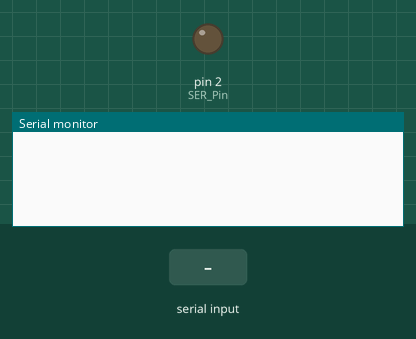
The sketch below on a simulated Arduino Uno, built with avr-gcc and run on an emulated ATmega328P. Parts: output pins drawn as LEDs (lit = HIGH), the last lines printed to the serial monitor. The test bench sets the inputs (shaded band). Pins used as bus, display or sensor lines are not drawn.

Above: at 1.2 s.
1.3 s: "90,45\n" received over Serial
At 3.5 s:
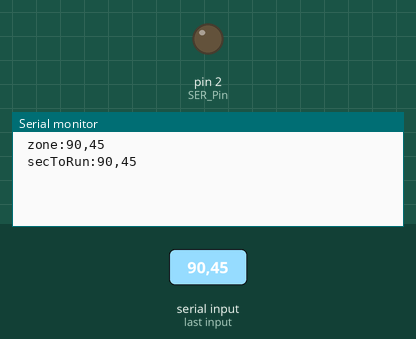
3.8 s: "5\n" received over Serial
At 5.3 s:
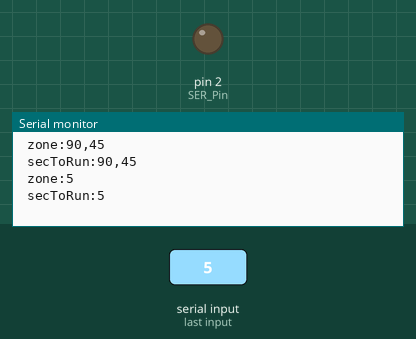
6.3 s: "1,90,45\n" received over Serial
At 8.8 s:
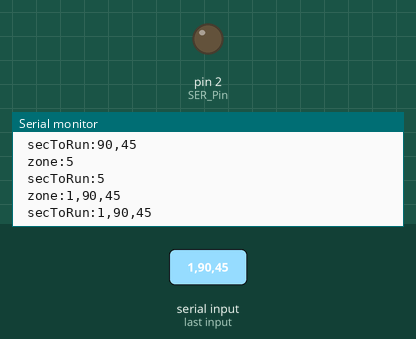

Measured:
- after the input at 1.3 s, the serial monitor: prints a new line after 1.0 s (image 1)
- after the input at 3.8 s, the serial monitor: prints a new line after 1.0 s (image 2)
- after the input at 6.3 s, the serial monitor: prints a new line after 1.0 s (image 3)

The sketch:

ArduinoMultiShiftRegister.ino
```cpp
class RelayDriver
{
  public: int zone;      // zoneID to turn on.
  public: bool isActive;
  private: long onTime;     // milliseconds of on-time
  // base byte array to send bytes from
  private: byte dataArray[9]; // array  to handle the 74595 chip states
  // set pins for relay control
  private: int SER_Pin = 2;
  private: int RCLK_Pin = 3;
  private: int SRCLK_Pin = 4;
  // Timing variable
  unsigned long previousMillis;   // will store the last time the relays were updated.

  // Constructor - creates a RelayDriver and initializes the member variables and state
  public: RelayDriver(){
    dataArray[0] = 0x00; //0b00000000 # All Off (sent twice shuts all off
    dataArray[1] = 0x01; //0b00000001 # Position 1 of chip on
    dataArray[2] = 0x02; //0b00000010 # Position 2 of chip on
    dataArray[3] = 0x04; //0b00000100 # Position 3 of chip on
    dataArray[4] = 0x08; //0b00001000 # Position 4 of chip on
    dataArray[5] = 0x10; //0b00010000 # Position 5 of chip on
    dataArray[6] = 0x20; //0b00100000 # Position 6 of chip on
    dataArray[7] = 0x40; //0b01000000 # Position 7 of chip on
    dataArray[8] = 0x80; //0b10000000 # Position 8 of chip on
    previousMillis = 0;
    isActive = false;
    onTime = 0;
    // set pins.
    pinMode(RCLK_Pin, OUTPUT);
    pinMode(SRCLK_Pin, OUTPUT);
    pinMode(SER_Pin, OUTPUT);
    // write initial state (All Off)
    digitalWrite(RCLK_Pin, 0);
    shiftOut(SER_Pin, SRCLK_Pin, dataArray[0]);
    shiftOut(SER_Pin, SRCLK_Pin, dataArray[0]);
    digitalWrite(RCLK_Pin, 1);
  }
  public: void Update()  // base update to turn everything OFF if running.
  {
    unsigned long currentMillis = millis();
    if (isActive){
      if(currentMillis - previousMillis >= onTime)
      {
        // write initial state (All Off)
        digitalWrite(RCLK_Pin, 0);
        shiftOut(SER_Pin, SRCLK_Pin, dataArray[0]);
        shiftOut(SER_Pin, SRCLK_Pin, dataArray[0]);
        digitalWrite(RCLK_Pin, 1);
        isActive=false;
      }
    } else {
      // shut all off always to be safe. (should be off)
      // keeps the 'static' at bay in circuit too, as it resets it often.
      digitalWrite(RCLK_Pin, 0);
      shiftOut(SER_Pin, SRCLK_Pin, dataArray[0]);
      shiftOut(SER_Pin, SRCLK_Pin, dataArray[0]);
      digitalWrite(RCLK_Pin, 1);
      isActive=false;
    }
  }
  public: void Update(int InZone, int InrunTimeSec) // this update changes the state, and sets timers
  {
    // zone is 2 parts, chip 2 gets sent first.
    // example: all off send 0,0 twice
    // example: position 1, send 0, 1
    // example: position 9, send 1, 0
    unsigned long currentMillis = millis();
    if (isActive){
      // do nothing, as it's already running.
    } else {
      // is off, turn on and set vals.
      onTime = InrunTimeSec * 1000;
      previousMillis = currentMillis;
      zone = InZone;
      digitalWrite(RCLK_Pin, 0);
      if (zone <= 8){ // lower set
        shiftOut(SER_Pin, SRCLK_Pin, dataArray[0]);         // shift second bit out as zeros/OFF
        shiftOut(SER_Pin, SRCLK_Pin, dataArray[zone]);      // shift out zone we want on
      } else { // upper set
        int relayPos = zone - 8;
        shiftOut(SER_Pin, SRCLK_Pin, dataArray[relayPos]);  // shift out zone we want on
        shiftOut(SER_Pin, SRCLK_Pin, dataArray[0]);         // shift second bit out as zeros/OFF
      }
      digitalWrite(RCLK_Pin, 1);
      isActive=true;
    }
}
  // this does the changing of the 74595 chips.
  void shiftOut(int myDataPin, int myClockPin, byte myDataOut) {
      //internal function setup
    int i=0;
    int pinState;

    //clear everything out just in case to
    //prepare shift register for bit shifting
    digitalWrite(myDataPin, 0);
    digitalWrite(myClockPin, 0);

    //cycle down through byte
    for (i=7; i>=0; i--)  {
      digitalWrite(myClockPin, 0);
      //if the value passed to myDataOut and a bitmask result
      // true then set pinState to 1.
      if ( myDataOut & (1<<i) ) {
        pinState= 1;
      }
      else {
        pinState= 0;
      }
      //Sets the pin to HIGH or LOW depending on pinState
      digitalWrite(myDataPin, pinState);
      //register shifts bits on upstroke of clock pin
      digitalWrite(myClockPin, 1);
      //zero the data pin after shift to prevent bleed through
      digitalWrite(myDataPin, 0);
    }
    //stop shifting
    digitalWrite(myClockPin, 0);
}
};

RelayDriver relayDriver;


void setup() {
  // put your setup code here, to run once:
  Serial.begin(9600);
}

void loop() {
  String incomingString;
  if (Serial.available()){
    incomingString = Serial.readString(); // read the incoming data as string:
    int tildeIndex = incomingString.indexOf('~');
    int strLen = incomingString.length();
    String zoneStr = incomingString.substring(0,tildeIndex);
    String secToRunStr = incomingString.substring(tildeIndex+1, strLen);
    int zone = zoneStr.toInt();
    int secToRun = secToRunStr.toInt();
    Serial.print(" zone:");
    Serial.print(zoneStr);
    Serial.print(" secToRun:");
    Serial.println(secToRunStr);
    relayDriver.Update(zone, secToRun);
  } else {
    relayDriver.Update();
  }
}
```
